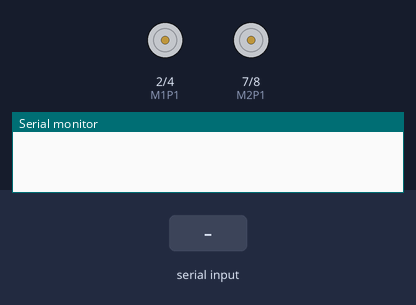
A sketch run on a simulated Arduino Uno, built with avr-gcc and run on an emulated ATmega328P. Shown: motor-driver pin pairs drawn as motors (green arrow = first pin HIGH = forward, orange = second pin HIGH = backward, longer = more drive, scaled by the enable pin), the last lines printed to the serial monitor. Inputs (shaded band) come from the test bench.

Above: at 1.2 s.
1.3 s: "1" received over the second serial link
At 2.1 s:
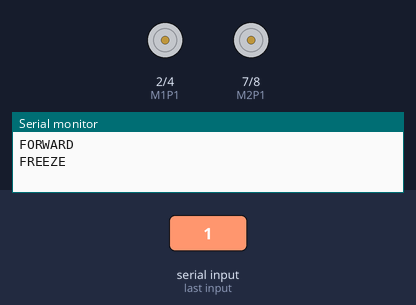
2.8 s: "2" received over the second serial link
At 3.3 s:
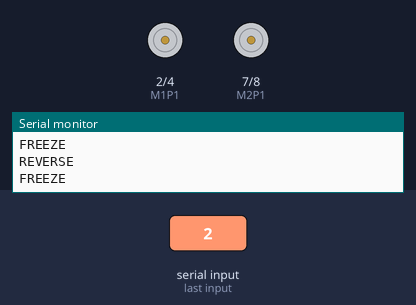
4.3 s: "3" received over the second serial link
At 5.5 s:
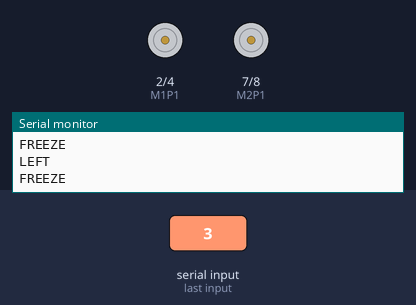
5.8 s: "4" received over the second serial link
At 6.7 s:
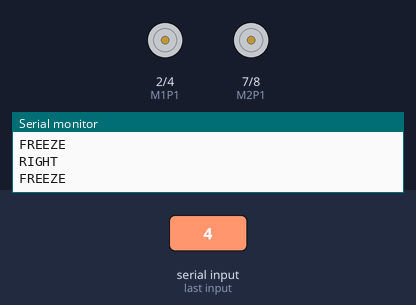
Timing chart, 0 to 8.3 s (numbered marks = the images above; inputs shaded):
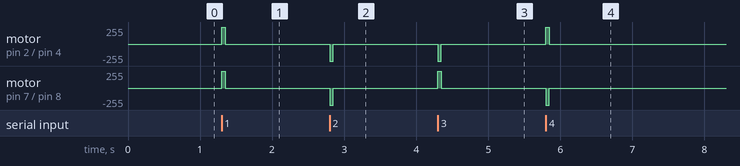

Measured:
- after the input at 1.3 s, motor on pin 2 (M1P1) / pin 4 (M1P2), motor on pin 7 (M2P1) / pin 8 (M2P2): stopped → forward 255/255 at once, → stopped 0.05 s later
- after the input at 2.8 s, motor on pin 2 (M1P1) / pin 4 (M1P2), motor on pin 7 (M2P1) / pin 8 (M2P2): stopped → backward 255/255 at once, → stopped 0.05 s later
- after the input at 4.3 s, motor on pin 2 (M1P1) / pin 4 (M1P2): stopped → backward 255/255 at once, → stopped 0.05 s later; motor on pin 7 (M2P1) / pin 8 (M2P2): stopped → forward 255/255 at once, → stopped 0.05 s later
- after the input at 5.8 s, motor on pin 2 (M1P1) / pin 4 (M1P2): stopped → forward 255/255 at once, → stopped 0.05 s later; motor on pin 7 (M2P1) / pin 8 (M2P2): stopped → backward 255/255 at once, → stopped 0.05 s later

The sketch:

Bluetooh_control.ino
```cpp
#include<SoftwareSerial.h>

//M1-left motor
//M2-Right motor
#define M1P1 2
#define M1P2 4
#define M2P1 7
#define M2P2 8
#define EN1 5
#define EN2 6

void forward();
void reverse();
void left();
void right();
void freeze();

SoftwareSerial BT(10,11); //RX,TX

void setup() {
  // put your setup code here, to run once:
pinMode(M1P1,OUTPUT);
pinMode(M1P2,OUTPUT);
pinMode(M2P1,OUTPUT);
pinMode(M2P2,OUTPUT);
pinMode(EN1,OUTPUT);
pinMode(EN2,OUTPUT);
Serial.begin(9600);
BT.begin(9600);
}

void loop() {
  // put your main code here, to run repeatedly:
while(!BT.available());
char a;
  a = BT.read();
    switch (a)
    {
       case '1':forward();
               delay(50);
               break;
       case '2':reverse();
               delay(50);
               break;
       case '3':left();
               delay(50);
               break;
       case '4':right();
               delay(50);
               break;
    }
    freeze();
    delay(10);
}

void forward()
{
 Serial.println("FORWARD");
 analogWrite(EN1,255);
 analogWrite(EN2,255);
 digitalWrite(M1P1,HIGH);
 digitalWrite(M1P2,LOW);
 digitalWrite(M2P1,HIGH);
 digitalWrite(M2P2,LOW);
 }
 void reverse()
{
 Serial.println("REVERSE");
 analogWrite(EN1,255);
 analogWrite(EN2,255);
 digitalWrite(M1P1,LOW);
 digitalWrite(M1P2,HIGH);
 digitalWrite(M2P1,LOW);
 digitalWrite(M2P2,HIGH);
 }
 void left()
{
 Serial.println("LEFT");
 analogWrite(EN1,255);
 analogWrite(EN2,255);
 digitalWrite(M1P1,LOW);
 digitalWrite(M1P2,HIGH);
 digitalWrite(M2P1,HIGH);
 digitalWrite(M2P2,LOW);
 }
 void right()
{
 Serial.println("RIGHT");
 analogWrite(EN1,255);
 analogWrite(EN2,255);
 digitalWrite(M1P1,HIGH);
 digitalWrite(M1P2,LOW);
 digitalWrite(M2P1,LOW);
 digitalWrite(M2P2,HIGH);
 }
 void freeze()
{
 Serial.println("FREEZE");
 analogWrite(EN1,0);
 analogWrite(EN2,0);
 }
```
